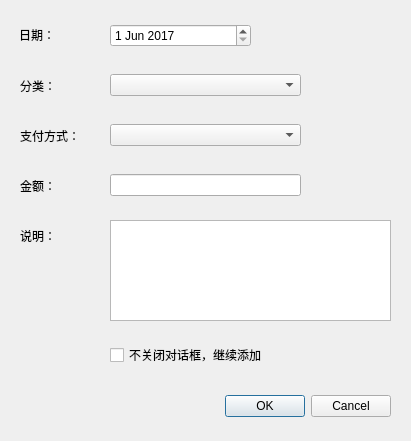
<?xml version="1.0" encoding="UTF-8"?>
<ui version="4.0">
 <class>Dialog_AddSpending</class>
 <widget class="QDialog" name="Dialog_AddSpending">
  <property name="geometry">
   <rect>
    <x>0</x>
    <y>0</y>
    <width>411</width>
    <height>441</height>
   </rect>
  </property>
  <property name="windowTitle">
   <string>Dialog</string>
  </property>
  <widget class="QWidget" name="verticalLayoutWidget">
   <property name="geometry">
    <rect>
     <x>19</x>
     <y>19</y>
     <width>71</width>
     <height>31</height>
    </rect>
   </property>
   <layout class="QVBoxLayout" name="verticalLayout">
    <item>
     <widget class="QLabel" name="label_5">
      <property name="text">
       <string>日期：</string>
      </property>
     </widget>
    </item>
   </layout>
  </widget>
  <widget class="QWidget" name="verticalLayoutWidget_2">
   <property name="geometry">
    <rect>
     <x>20</x>
     <y>70</y>
     <width>71</width>
     <height>31</height>
    </rect>
   </property>
   <layout class="QVBoxLayout" name="verticalLayout_2">
    <item>
     <widget class="QLabel" name="label">
      <property name="text">
       <string>分类：</string>
      </property>
     </widget>
    </item>
   </layout>
  </widget>
  <widget class="QWidget" name="verticalLayoutWidget_3">
   <property name="geometry">
    <rect>
     <x>110</x>
     <y>20</y>
     <width>141</width>
     <height>31</height>
    </rect>
   </property>
   <layout class="QVBoxLayout" name="verticalLayout_3">
    <item>
     <widget class="QDateEdit" name="dateEdit">
      <property name="dateTime">
       <datetime>
        <hour>0</hour>
        <minute>0</minute>
        <second>0</second>
        <year>2017</year>
        <month>6</month>
        <day>1</day>
       </datetime>
      </property>
     </widget>
    </item>
   </layout>
  </widget>
  <widget class="QWidget" name="verticalLayoutWidget_4">
   <property name="geometry">
    <rect>
     <x>110</x>
     <y>70</y>
     <width>191</width>
     <height>31</height>
    </rect>
   </property>
   <layout class="QVBoxLayout" name="verticalLayout_4">
    <item>
     <widget class="QComboBox" name="comboBox"/>
    </item>
   </layout>
  </widget>
  <widget class="QWidget" name="verticalLayoutWidget_5">
   <property name="geometry">
    <rect>
     <x>110</x>
     <y>120</y>
     <width>191</width>
     <height>31</height>
    </rect>
   </property>
   <layout class="QVBoxLayout" name="verticalLayout_5">
    <item>
     <widget class="QComboBox" name="comboBox_2"/>
    </item>
   </layout>
  </widget>
  <widget class="QWidget" name="verticalLayoutWidget_6">
   <property name="geometry">
    <rect>
     <x>20</x>
     <y>120</y>
     <width>71</width>
     <height>31</height>
    </rect>
   </property>
   <layout class="QVBoxLayout" name="verticalLayout_6">
    <item>
     <widget class="QLabel" name="label_2">
      <property name="text">
       <string>支付方式：</string>
      </property>
     </widget>
    </item>
   </layout>
  </widget>
  <widget class="QWidget" name="verticalLayoutWidget_7">
   <property name="geometry">
    <rect>
     <x>20</x>
     <y>170</y>
     <width>71</width>
     <height>31</height>
    </rect>
   </property>
   <layout class="QVBoxLayout" name="verticalLayout_7">
    <item>
     <widget class="QLabel" name="label_3">
      <property name="text">
       <string>金额：</string>
      </property>
     </widget>
    </item>
   </layout>
  </widget>
  <widget class="QWidget" name="verticalLayoutWidget_8">
   <property name="geometry">
    <rect>
     <x>110</x>
     <y>170</y>
     <width>191</width>
     <height>31</height>
    </rect>
   </property>
   <layout class="QVBoxLayout" name="verticalLayout_8">
    <item>
     <widget class="QLineEdit" name="lineEdit_2"/>
    </item>
   </layout>
  </widget>
  <widget class="QWidget" name="verticalLayoutWidget_9">
   <property name="geometry">
    <rect>
     <x>20</x>
     <y>220</y>
     <width>71</width>
     <height>31</height>
    </rect>
   </property>
   <layout class="QVBoxLayout" name="verticalLayout_9">
    <item>
     <widget class="QLabel" name="label_4">
      <property name="text">
       <string>说明：</string>
      </property>
     </widget>
    </item>
   </layout>
  </widget>
  <widget class="QWidget" name="verticalLayoutWidget_10">
   <property name="geometry">
    <rect>
     <x>110</x>
     <y>220</y>
     <width>281</width>
     <height>101</height>
    </rect>
   </property>
   <layout class="QVBoxLayout" name="verticalLayout_10">
    <item>
     <widget class="QPlainTextEdit" name="plainTextEdit"/>
    </item>
   </layout>
  </widget>
  <widget class="QWidget" name="verticalLayoutWidget_11">
   <property name="geometry">
    <rect>
     <x>110</x>
     <y>340</y>
     <width>191</width>
     <height>31</height>
    </rect>
   </property>
   <layout class="QVBoxLayout" name="verticalLayout_11">
    <item>
     <widget class="QCheckBox" name="checkBox">
      <property name="text">
       <string>不关闭对话框，继续添加</string>
      </property>
     </widget>
    </item>
   </layout>
  </widget>
  <widget class="QWidget" name="verticalLayoutWidget_12">
   <property name="geometry">
    <rect>
     <x>200</x>
     <y>390</y>
     <width>191</width>
     <height>32</height>
    </rect>
   </property>
   <layout class="QVBoxLayout" name="verticalLayout_12">
    <item>
     <widget class="QDialogButtonBox" name="buttonBox">
      <property name="standardButtons">
       <set>QDialogButtonBox::Cancel|QDialogButtonBox::Ok</set>
      </property>
     </widget>
    </item>
   </layout>
  </widget>
 </widget>
 <resources/>
 <connections/>
</ui>
